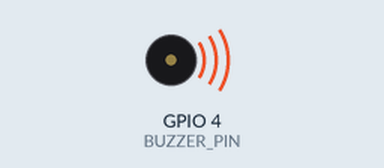
Bench run of a program on a simulated Raspberry Pi (BCM pin numbers). Shown: buzzer (waves = sounding). At 15.0 s the program stops and its outputs stay as they are.

Above: at 0.1 s.
At 15.1 s:
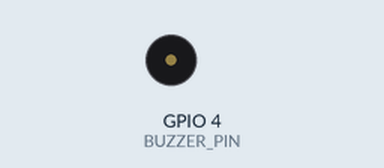
Timing chart, 0 to 16.5 s (numbered marks = the images above):
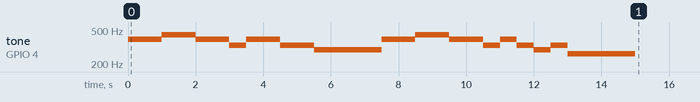

Measured:
- by itself, tone on GPIO 4 (BUZZER_PIN): plays 392 Hz for 1.0 s, 440 Hz for 1.0 s, 392 Hz for 1.0 s, 330 Hz for 0.50 s, 392 Hz for 1.0 s, 330 Hz for 1.0 s … (16 notes in this stretch)

The program:

piezo_buzzer_task.py
```python
import RPi.GPIO as GPIO
import time

BUZZER_PIN = 4

GPIO.setmode(GPIO.BCM)
GPIO.setup(BUZZER_PIN, GPIO.OUT)

pwm = GPIO.PWM(BUZZER_PIN, 1)
pwm.start(10)

melody1 = [392, 392, 440, 440, 392, 392, 330]
melody2 = [392, 392, 330, 330]
melodyend1 = [294]
melody3 = [392, 330, 294, 330]
melodyend2 = [262]

#  도,  레,  미,  파,  솔,  라,  시,  도
# 262, 294, 330, 349, 392, 440, 494, 523

try:
    for i in melody1:
        pwm.ChangeFrequency(i)
        time.sleep(0.5)
    for i in melody2:
        pwm.ChangeFrequency(i)
        time.sleep(0.5)
    for i in melodyend1:
        pwm.ChangeFrequency(i)
        time.sleep(2.0)
    for i in melody1:
        pwm.ChangeFrequency(i)
        time.sleep(0.5)
    for i in melody3:
        pwm.ChangeFrequency(i)
        time.sleep(0.5)
    for i in melodyend2:
        pwm.ChangeFrequency(i)
        time.sleep(2.0)

finally:
    pwm.stop()
    GPIO.cleanup()
```
